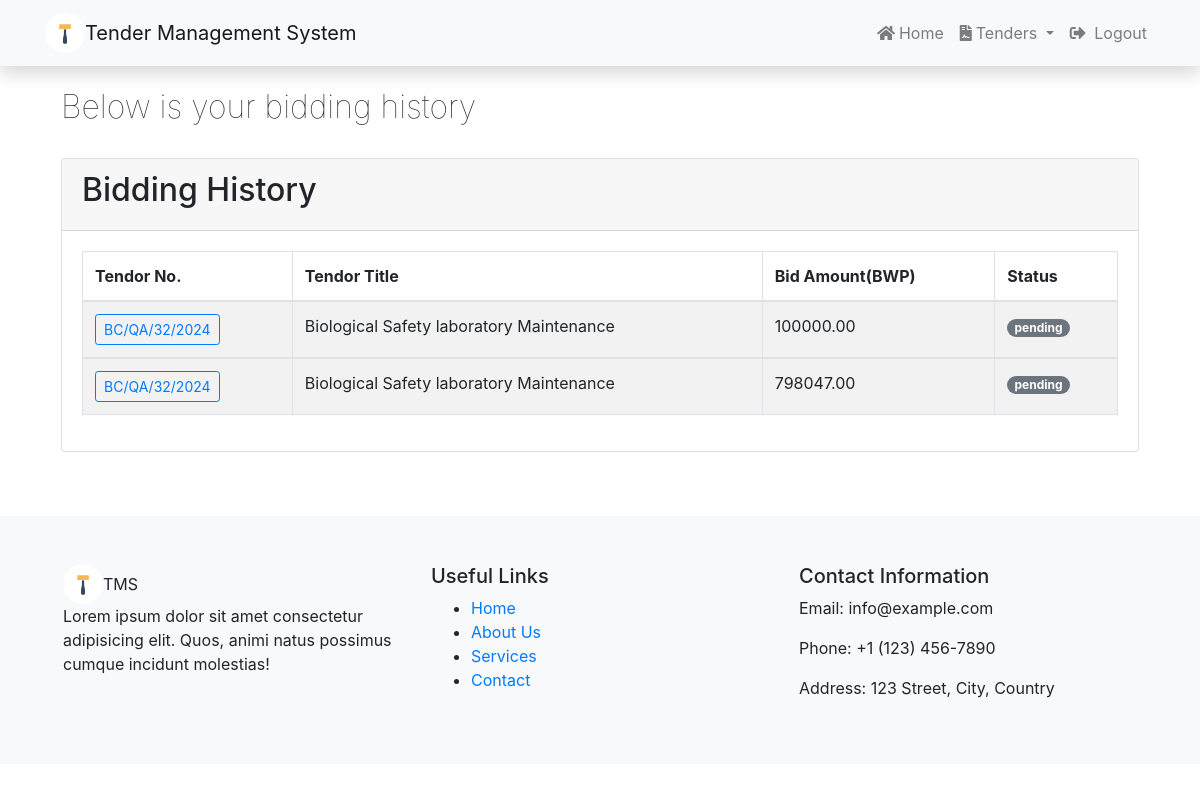
The app's page /bids/history (signed in), older data.
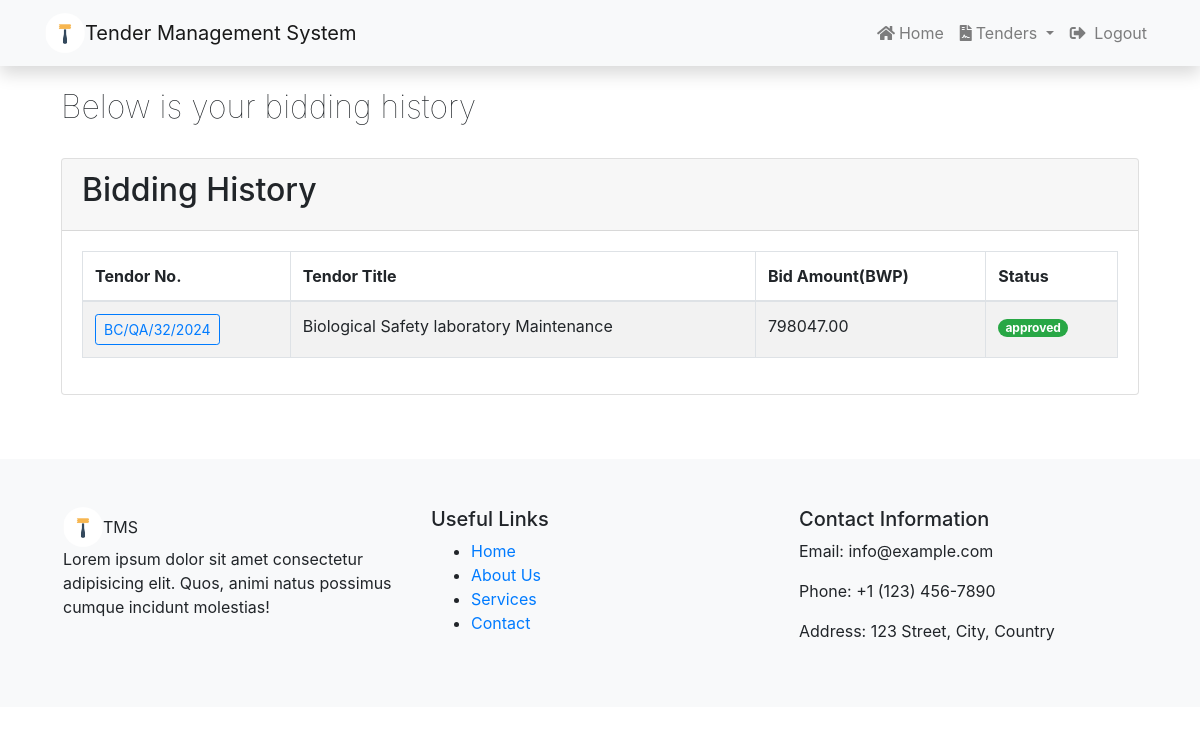
The same page, newer data.
### bid/models.py (models this page shows)
class Bid(models.Model):
    status_choices = [
        ('pending', 'Pending'),
        ('rejected', 'Rejected'),
        ('approved', 'Approved'),
    ]
    tender = models.ForeignKey(Tender, on_delete=models.CASCADE)
    bidder = models.ForeignKey(User, on_delete=models.CASCADE)
    bid_amount = models.DecimalField(max_digits=10, decimal_places=2)
    document = models.FileField(upload_to='tender_proposals/')
    status = models.CharField(max_length=20, choices=status_choices, default='pending')

### tender/models.py (models this page shows, shortened)
class Tender(models.Model):
    status_choices = [
        ('assigned', 'Assigned'),
        ('available', 'Available'),
        ('expired', 'Expired'),
    ]
    tender_no = models.CharField(max_length=20, unique=True)
    title = models.CharField(max_length=200)
    description = models.TextField()
    category = models.ForeignKey(Category, on_delete=models.DO_NOTHING)
    location = models.CharField(max_length=100)
    created_at = models.DateTimeField(auto_now_add=True)
    updated_at = models.DateTimeField(auto_now=True)
    status = models.CharField(max_length=20, choices=status_choices, default='available')
    document = models.FileField(upload_to='tender_documents/')
    publisher = models.ForeignKey(User, on_delete=models.PROTECT,related_name='owned_tenders')
    winner = models.ForeignKey(User, on_delete=models.PROTECT, null=True, blank=True, related_name='won_tenders')
    watchers = models.ManyToManyField(User, related_name='watchlist', blank=True)
    due_date = models.DateField()

### bid/views.py (the view)
# urls.py: path('history', views.bid_history, name='bid_history'),
@login_required
def bid_history(request):
    owner = request.user
    bidsByOwner = Bid.objects.filter(bidder = owner)
    return render(request,'bids/bid-history.html',{
             'Bids': bidsByOwner
        })

### templates/bids/bid-history.html (shortened to what this page needs)
{%extends 'base.html'%} {% block content%} {%if user.is_authenticated%}
<div class="container mt-4 p-3">
  <div class="container mt-5 mb-5 text-center">
    <div class="row">
      <div class="col-md-12 mb-4">
        <div class="title-wrap d-flex justify-content-between">
          <div class="title-box">
            <h2 class="title-a" style="font-weight: 100">
              Below is your bidding history
            </h2>
          </div>
        </div>
      </div>
      <div class="container">
        <div class="card">
          <div class="card-header text-left">
            <h2>Bidding History</h2>
          </div>
          <div class="card-body">
            <table class="table table-striped table-bordered nowrap text-left">
              <thead>
                <tr>
                  <th>Tendor No.</th>
                  <th>Tendor Title</th>
                  <th>Bid Amount(BWP)</th>
                  <th>Status</th>
                </tr>
              </thead>
              {% if Bids %} {%for bid in Bids%}
              <tbody>
                <td>
                  <a
                    href="{% url 'tender' bid.tender.id %}"
                    class="btn btn-sm btn-outline-primary"
                    >{{bid.tender.tender_no}}
                  </a>
                </td>
                <td>{{bid.tender.title}}</td>
                <td>{{bid.bid_amount}}</td>
                {%if bid.status == 'approved'%}
                <td>
                  <span class="badge badge-pill badge-success"
                    >{{bid.status}}</span
                  >
                </td>
                {%elif bid.status == 'pending'%}
                <td>
                  <span class="badge badge-pill badge-secondary"
                    >{{bid.status}}</span
                  >
                </td>
                {%else%}
                <td>
                  <span class="badge badge-pill badge-danger"
                    >{{bid.status}}</span
                  >
                </td>
                {%endif%} {%endfor%} {% endif%}
            </table>
          </div>
        </div>
      </div>
    </div>
  </div>
</div>
{%endif%} {%endblock%}

Row changes from the older to the newer data that the page shows:
removed Bid: tender.tender_no "BC/QA/32/2024", tender "Biological Safety laboratory Maintenance", bid_amount "100000.00", status "pending"
changed Bid "Biological Safety laboratory Maintenance": status "pending" → "approved"
